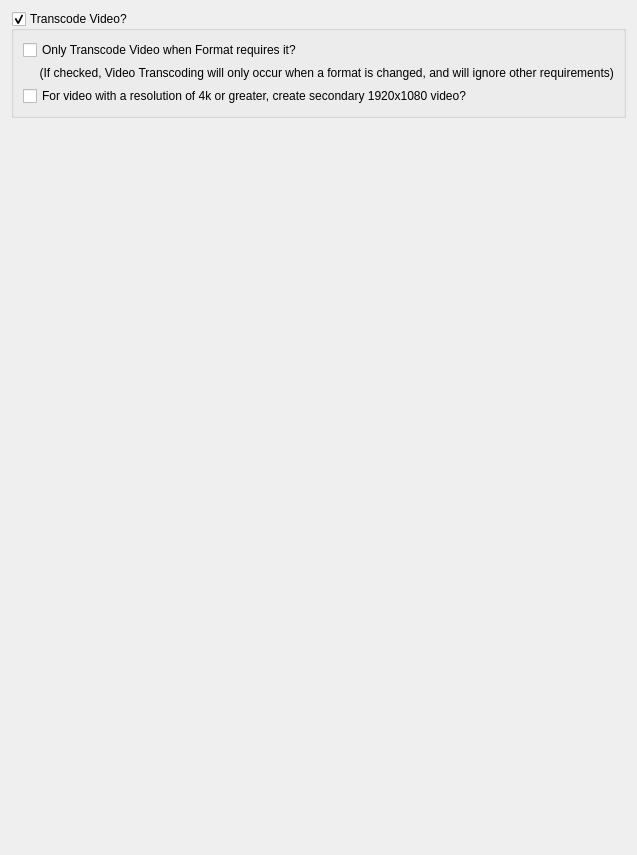
<?xml version="1.0" encoding="UTF-8"?>
<ui version="4.0">
 <class>NMediaManager::NPreferences::NUi::CTranscodeVideoSettings</class>
 <widget class="QWidget" name="NMediaManager::NPreferences::NUi::CTranscodeVideoSettings">
  <property name="geometry">
   <rect>
    <x>0</x>
    <y>0</y>
    <width>485</width>
    <height>855</height>
   </rect>
  </property>
  <property name="windowTitle">
   <string>Form</string>
  </property>
  <layout class="QVBoxLayout" name="verticalLayout">
   <item>
    <widget class="QGroupBox" name="transcodeVideo">
     <property name="title">
      <string>Transcode Video?</string>
     </property>
     <property name="checkable">
      <bool>true</bool>
     </property>
     <layout class="QVBoxLayout" name="verticalLayout_2">
      <item>
       <widget class="QCheckBox" name="onlyTranscodeVideoOnFormatChange">
        <property name="text">
         <string>Only Transcode Video when Format requires it?</string>
        </property>
       </widget>
      </item>
      <item>
       <widget class="QLabel" name="label_11">
        <property name="text">
         <string>     (If checked, Video Transcoding will only occur when a format is changed, and will ignore other requirements)</string>
        </property>
       </widget>
      </item>
      <item>
       <widget class="QCheckBox" name="generateNon4kVideo">
        <property name="text">
         <string>For video with a resolution of 4k or greater, create secondary 1920x1080 video?</string>
        </property>
       </widget>
      </item>
     </layout>
    </widget>
   </item>
   <item>
    <spacer name="verticalSpacer_7">
     <property name="orientation">
      <enum>Qt::Vertical</enum>
     </property>
     <property name="sizeHint" stdset="0">
      <size>
       <width>20</width>
       <height>231</height>
      </size>
     </property>
    </spacer>
   </item>
  </layout>
 </widget>
 <tabstops>
  <tabstop>transcodeVideo</tabstop>
  <tabstop>onlyTranscodeVideoOnFormatChange</tabstop>
  <tabstop>generateNon4kVideo</tabstop>
 </tabstops>
 <resources/>
 <connections/>
</ui>
